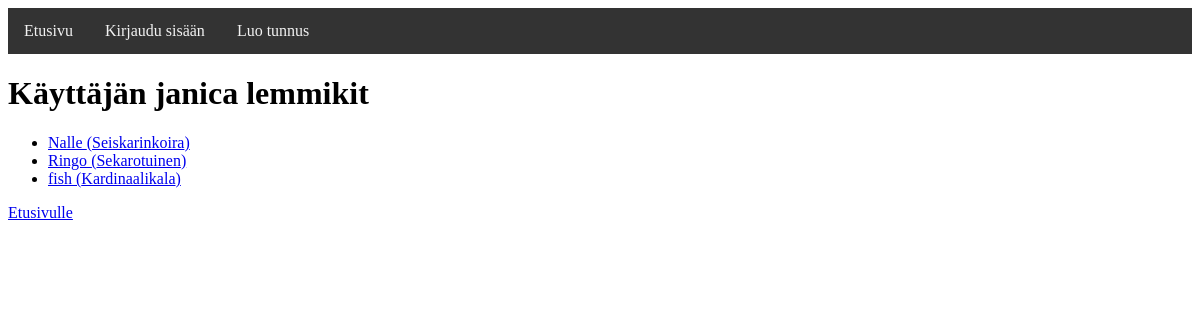
The page /user/1 on the database as committed earlier.
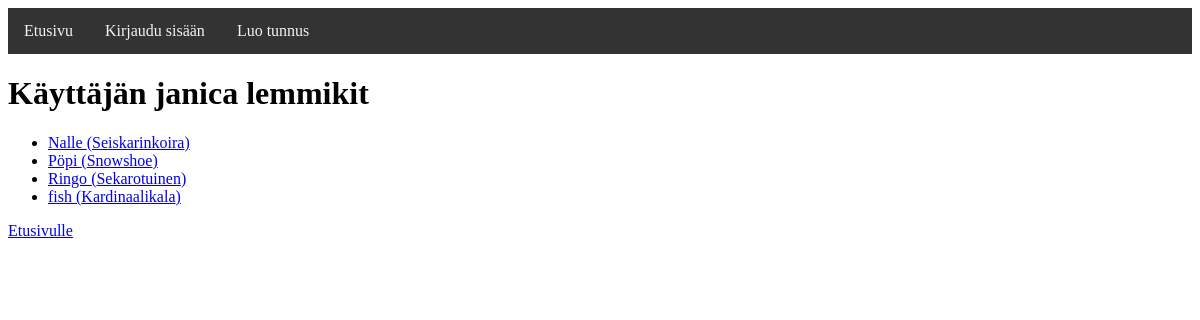
The same page on the database as committed later.
### tables this page shows
CREATE TABLE pets (
    id INTEGER PRIMARY KEY AUTOINCREMENT,
    animal_id INTEGER NOT NULL,
    breed_id INTEGER NOT NULL,
    pet_name TEXT NOT NULL,
    description TEXT, user_id INTEGER REFERENCES users(id),
    FOREIGN KEY (animal_id) REFERENCES animals(id),
    FOREIGN KEY (breed_id) REFERENCES breeds(id)
);

CREATE TABLE breeds (
    id INTEGER PRIMARY KEY AUTOINCREMENT,
    animal_id INTEGER,
    breed_name TEXT NOT NULL,
    FOREIGN KEY (animal_id) REFERENCES animals(id)
);

### app.py (the view)
@app.route("/user/<int:user_id>")
def user_profile(user_id):
    user = db.query("SELECT username FROM users WHERE id = ?", [user_id])
    if not user:
        abort(404)
    username = user[0][0]
    pets_list = db.query("""
        SELECT p.id, p.pet_name, b.breed_name
        FROM pets p
        JOIN breeds b ON p.breed_id = b.id
        WHERE p.user_id = ?
        ORDER BY p.pet_name
    """, [user_id])
    return render_template("user_profile.html", username=username, pets=pets_list)

### app.py (called while the page is built)
@app.context_processor
def inject_user_id():
    user_id = None
    if "username" in session:
        result = db.query("SELECT id FROM users WHERE username = ?", [session["username"]])
        if result:
            user_id = result[0][0]
    return dict(session_user_id=user_id)

### db.py (called while the page is built)
def get_connection():
    con = sqlite3.connect("database.db")
    con.execute("PRAGMA foreign_keys = ON")
    con.row_factory = sqlite3.Row
    return con

def query(sql, params=[]):
    con = get_connection()
    result = con.execute(sql, params).fetchall()
    con.close()
    return result

### templates/user_profile.html (shortened to what this page needs)
{% extends "base.html" %}
{% block content %}
  <h1>Käyttäjän {{ username }} lemmikit</h1>
  {% if pets %}
    <ul>
      {% for pet in pets %}
        <li><a href="/pet/{{ pet.id }}">{{ pet.pet_name }} ({{ pet.breed_name }})</a></li>
      {% endfor %}
    </ul>
  {% else %}
    <p>Käyttäjällä ei ole vielä lemmikkejä.</p>
  {% endif %}
  <p><a href="/">Etusivulle</a></p>
{% endblock %}

Rows that differ between the two databases and show on the page:
added pets: pet_name "Pöpi", breed_name "Snowshoe"
